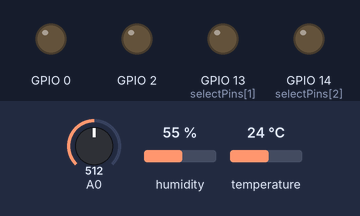
Bench run of a sketch on a simulated ESP8266 (NodeMCU). Parts: output pins drawn as LEDs (lit = HIGH). Inputs (shaded band) come from the test bench; at power-on: A0 = 512, humidity 55 %, temperature 24 °C. WiFi joins after 1.5 s; servers stay silent unless stated; pins used as bus, display or sensor lines are not drawn; what the sketch prints to the serial monitor is not drawn.

Above: at 0.1 s.
At 1.6 s:
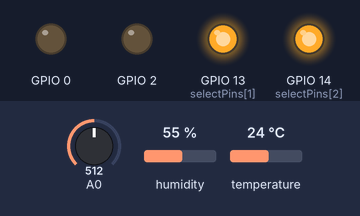
Timing chart, 0 to 3.1 s (numbered marks = the images above):
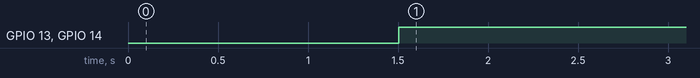

Measured:
- by itself, GPIO 13 (selectPins[1]), GPIO 14 (selectPins[2]): LOW → HIGH at 1.5 s

The sketch:

greenhouse_monitor.ino
```cpp
/*
 *  This sketch sends data via HTTP GET requests to data.sparkfun.com service.
 *
 *  You need to get streamId and privateKey at data.sparkfun.com and paste them
 *  below. Or just customize this script to talk to other HTTP servers.
 *
 */

#include <ESP8266WiFi.h>
#include <Wire.h>
#include <Adafruit_BME280.h>

const char* ssid     = "SerenityGardens";
const char* password = "SerenityGardens5830";

float room_temperature = 0.0;
int humidity = 0;
int soil_moisture1 = 0;
int soil_moisture2 = 0;

const int selectPins[3] = {12, 13, 14}; // S-pins to Arduino pins: S0~2, S1~3, S2~4

Adafruit_BME280 bme; // I2C


void setup() {

  pinMode(12, OUTPUT);
  pinMode(13, OUTPUT);
  pinMode(14, OUTPUT);
  pinMode(0, OUTPUT);
  pinMode(2, OUTPUT);

  Serial.begin(115200);

  Wire.begin();

  Serial.println();
  Serial.println();
  Serial.print("Connecting to ");
  Serial.println(ssid);

  WiFi.begin(ssid, password);

  while (WiFi.status() != WL_CONNECTED) {
    delay(500);
    Serial.print(".");
  }

  Serial.println("");
  Serial.println("WiFi connected");
  Serial.println("IP address: ");
  Serial.println(WiFi.localIP());

  if (!bme.begin()) {
    Serial.println("Could not find a valid BME280 sensor, check wiring!");
    while (1);
  }

}


void loop() {
  check_sensors();
  adjust_system();
  send_print_data();
  delay(1000);
}

void check_sensors() {
  soil_moisture1 = read_channel(7);
  soil_moisture2 = read_channel(6);
  room_temperature = bme.readTemperature();
  humidity = bme.readHumidity();
}


void send_print_data() {

  Serial.print("The Temp is: ");
  Serial.print(room_temperature);
  Serial.print(". The Humidity is: ");
  Serial.print(humidity);
  Serial.print(". The Soil 1 Moisture is: ");
  Serial.print(soil_moisture1);
  Serial.print(". The Soil 2 Moisture is: ");
  Serial.println(soil_moisture2);
}

void adjust_system() {
  if (room_temperature > 80 && humidity > 45) { digitalWrite(0, HIGH); }
}


int read_channel (int channel) {

  if (channel > 7) return -1; // Exit if pin is out of scope
  for (int i=0; i<3; i++)
  {
    if (channel & (1<<i))
      digitalWrite(selectPins[i], HIGH);
    else
      digitalWrite(selectPins[i], LOW);
  }

  return analogRead(A0);
}
```
